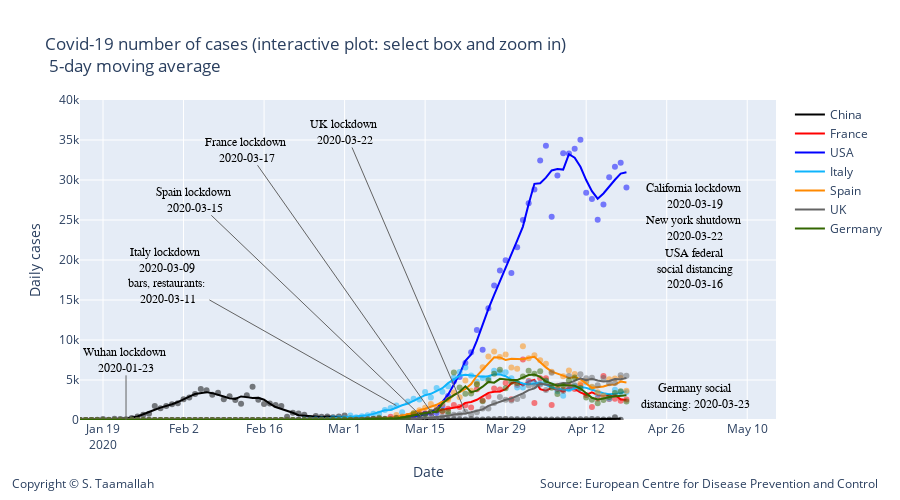

This figure's notebook cell:
### Code cell
degree = 1
#smooth_italy = smoothTriangle(df_italy['deaths'],degree)

smooth_china = smoothTriangle(df_china['cases'], degree)
smooth_france = smoothTriangle(df_france['cases'], degree)
smooth_italy = smoothTriangle(df_italy['cases'],degree)
smooth_usa = smoothTriangle(df_usa['cases'],degree)
smooth_uk = smoothTriangle(df_uk['cases'],degree)
smooth_germany = smoothTriangle(df_germany['cases'],degree)
smooth_spain = smoothTriangle(df_spain['cases'],degree)
smooth_korea = smoothTriangle(df_korea['cases'],degree)
smooth_netherlands = smoothTriangle(df_netherlands['cases'],degree)
smooth_belgium = smoothTriangle(df_belgium['cases'],degree)


smooth_china = smooth_3day(df_china['cases'])
smooth_france = smooth_3day(df_france['cases'])
smooth_italy = smooth_3day(df_italy['cases'])
smooth_usa = smooth_3day(df_usa['cases'])
smooth_uk = smooth_3day(df_uk['cases'])
smooth_germany = smooth_3day(df_germany['cases'])
smooth_spain = smooth_3day(df_spain['cases'])
smooth_korea = smooth_3day(df_korea['cases'])
smooth_netherlands = smooth_3day(df_netherlands['cases'])
smooth_belgium = smooth_3day(df_belgium['cases'])

smooth_china = smooth_5day(df_china['cases'])
smooth_france = smooth_5day(df_france['cases'])
smooth_italy = smooth_5day(df_italy['cases'])
smooth_usa = smooth_5day(df_usa['cases'])
smooth_uk = smooth_5day(df_uk['cases'])
smooth_germany = smooth_5day(df_germany['cases'])
smooth_spain = smooth_5day(df_spain['cases'])
smooth_korea = smooth_5day(df_korea['cases'])
smooth_netherlands = smooth_5day(df_netherlands['cases'])
smooth_belgium = smooth_5day(df_belgium['cases'])



# Add traces
trace1 = go.Scatter(
        x=df_china.index, 
        y=df_china['cases'],
        mode='markers',
        name='China daily cases',
        line_color='rgba(0, 0, 0, .5)',
        showlegend=False,
)

trace11 = go.Scatter(
        x=df_china.index, 
        y=smooth_china,
        mode='lines',
        name='China',
        line_color='rgba(0, 0, 0, 1)',
)


trace2 = go.Scatter(
        x=df_france.index, 
        y=df_france['cases'],
        mode='markers',
        name='France',
        line_color='rgba(256, 0, 0, .5)',
        showlegend=False,
)

trace22 = go.Scatter(
        x=df_france.index, 
        y=smooth_france,
        mode='lines',
        name='France',
        line_color='rgba(256, 0, 0, 1)',
)


trace3 = go.Scatter(
        x=df_usa.index, 
        y=df_usa['cases'],
        mode='markers',
        name='USA',
        line_color='rgba(0, 0, 255, .5)',
    showlegend=False,
)

trace33 = go.Scatter(
        x=df_usa.index, 
        y=smooth_usa,
        mode='lines',
        name='USA',
        line_color='rgba(0, 0, 255, 1)',
)
    
    
trace4 = go.Scatter(
        x=df_italy.index, 
        y=df_italy['cases'],
        mode='markers',
        name='Italy',
        line_color='rgba(14, 180, 252, .5)',
    showlegend=False,
)

trace44 = go.Scatter(
        x=df_italy.index, 
        y=smooth_italy,
        mode='lines',
        name='Italy',
        line_color='rgba(14, 180, 252, 1)',
)

trace5 = go.Scatter(
        x=df_spain.index, 
        y=df_spain['cases'],
        mode='markers',
        name='Spain',
        line_color='rgba(255, 137, 0, .5)',
    showlegend=False,
)

trace55 = go.Scatter(
        x=df_spain.index, 
        y=smooth_spain,
        mode='lines',
        name='Spain',
        line_color='rgba(255, 137, 0, 1)',
)


trace6 = go.Scatter(
        x=df_uk.index, 
        y=df_uk['cases'],
        mode='markers',
        name='UK',
        line_color='rgba(100, 100, 100, .5)',
    showlegend=False
)

trace66 = go.Scatter(
        x=df_uk.index, 
        y=smooth_uk,
        mode='lines',
        name='UK',
        line_color='rgba(100, 100, 100, 1)',
)

trace7 = go.Scatter(
        x=df_germany.index, 
        y=df_germany['cases'],
        mode='markers',
        name='Germany',
        line_color='rgba(51, 102, 0, .5)',
    showlegend=False,
)

trace77 = go.Scatter(
        x=df_germany.index, 
        y=smooth_germany,
        mode='lines',
        name='Germany',
        line_color='rgba(51, 102, 0, 1)',
)


data = [trace1,trace11, trace2, trace22, trace3, trace33, trace4, trace44, trace5, trace55, trace6, trace66, trace7, trace77]

layout = go.Layout(
    title="Covid-19 number of cases (interactive plot: select box and zoom in) <br> 5-day moving average",
    width=900,
    height=500,
    
    # Top left
    xaxis=dict(
        title='Date',
        range=['2020-01-15', '2020-05-15'],
    ),
    yaxis=dict(
        title='Daily cases',
        #type='log',
        range=[0,40000],
        anchor='x'
    ),
    
      annotations=[
        dict(
            x=1.15,
            y=-0.23,
            showarrow=False,
            text='Source: European Centre for Disease Prevention and Control',
            xref='paper',
            yref='paper'
        ),
        
        dict(
            x=-0.1,
            y=-0.23,
            showarrow=False,
            text='Copyright © S. Taamallah ',
            xref='paper',
            yref='paper'
        )
    ],
    
)



fig = go.Figure(data=data, layout=layout)



fig.add_annotation(
        x='2020-01-23',
        y=20,
        xref="x",
        yref="y",
        text="Wuhan lockdown <br> 2020-01-23 ",
        showarrow=True,
        font=dict(
            family="Courier New, monospace",
            size=12,
            color="black"
            ),
        align="center",
        arrowhead=0,
        arrowsize=1,
        arrowwidth=1,
        arrowcolor="#636363",
        ax=0,
        ay=-60,
        #bordercolor="#c7c7c7",
        #borderwidth=2,
        #borderpad=4,
        #bgcolor="#ff7f0e",
        #opacity=0.8
        )


fig.add_annotation(
        x='2020-03-10',
        y=1800,
        xref="x",
        yref="y",
        text="Italy lockdown <br> 2020-03-09 <br> bars, restaurants: <br> 2020-03-11",
        showarrow=True,
        font=dict(
            family="Courier New, monospace",
            size=12,
            color="black"
            ),
        align="center",
        arrowhead=0,
        arrowsize=1,
        arrowwidth=1,
        arrowcolor="#636363",
        ax=-230,
        ay=-130,
        #bordercolor="#c7c7c7",
        #borderwidth=2,
        #borderpad=4,
        #bgcolor="#ff7f0e",
        #opacity=0.8
        )


fig.add_annotation(
            x='2020-03-17',
            y=30,
            text="France lockdown <br> 2020-03-17 ",
            showarrow=True,
            font=dict(
            family="Courier New, monospace",
            size=12,
            color="black",
            ),
        align="center",
        arrowhead=0,
        arrowsize=1,
        arrowwidth=1,
        arrowcolor="#636363",
        ax=-190,
        ay=-270,
)


fig.add_annotation(
            x='2020-03-15',
            y=20,
            text="Spain lockdown <br> 2020-03-15 ",
            showarrow=True,
            font=dict(
            family="Courier New, monospace",
            size=12,
            color="black",
            ),
        align="center",
        arrowhead=0,
        arrowsize=1,
        arrowwidth=1,
        arrowcolor="#636363",
        ax=-230,
        ay=-220,
)


fig.add_annotation(
            x='2020-03-22',
            y=1000,
            text="UK lockdown <br> 2020-03-22 ",
            showarrow=True,
            font=dict(
            family="Courier New, monospace",
            size=12,
            color="black",
            ),
        align="center",
        arrowhead=0,
        arrowsize=1,
        arrowwidth=1,
        arrowcolor="#636363",
        ax=-120,
        ay=-280,
)

fig.add_annotation(
            x='2020-05-01',
            y=3000,
            text="Germany social <br> distancing: 2020-03-23 ",
            showarrow=False,
            font=dict(
            family="Courier New, monospace",
            size=12,
            color="black",
            ),
        align="center",
        arrowhead=0,
        arrowsize=1,
        arrowwidth=1,
        arrowcolor="#636363",
        ax=600,
        ay=-60,
)

fig.add_annotation(
            x='2020-05-01',
            y=19000,
            text="USA federal <br> social distancing <br> 2020-03-16 ",
            showarrow=False,
            font=dict(
            family="Courier New, monospace",
            size=12,
            color="black",
            ),
        align="center",
        arrowhead=0,
        arrowsize=1,
        arrowwidth=1,
        arrowcolor="#636363",
        ax=600,
        ay=-520,
)

fig.add_annotation(
            x='2020-05-01',
            y=24000,
            text="New york shutdown <br> 2020-03-22 ",
            showarrow=False,
            font=dict(
            family="Courier New, monospace",
            size=12,
            color="black",
            ),
        align="center",
        arrowhead=0,
        arrowsize=1,
        arrowwidth=1,
        arrowcolor="#636363",
        ax=600,
        ay=-420,
)



fig.add_annotation(
            x='2020-05-01',
            y=28000,
            text="California lockdown <br> 2020-03-19 ",
            showarrow=False,
            font=dict(
            family="Courier New, monospace",
            size=12,
            color="black",
            ),
        align="center",
        arrowhead=0,
        arrowsize=1,
        arrowwidth=1,
        arrowcolor="#636363",
        ax=600,
        ay=-320,
)

fig.show()
from plotly.offline import plot
plot(fig, filename="STaamallah_covid19_analysis_chart_3_20200419.html", auto_open = False)

#from IPython.display import HTML, display
#display(HTML('STaamallah_covid19_analysis_chart_3_20200403.html'), metadata=dict(isolated=True))
